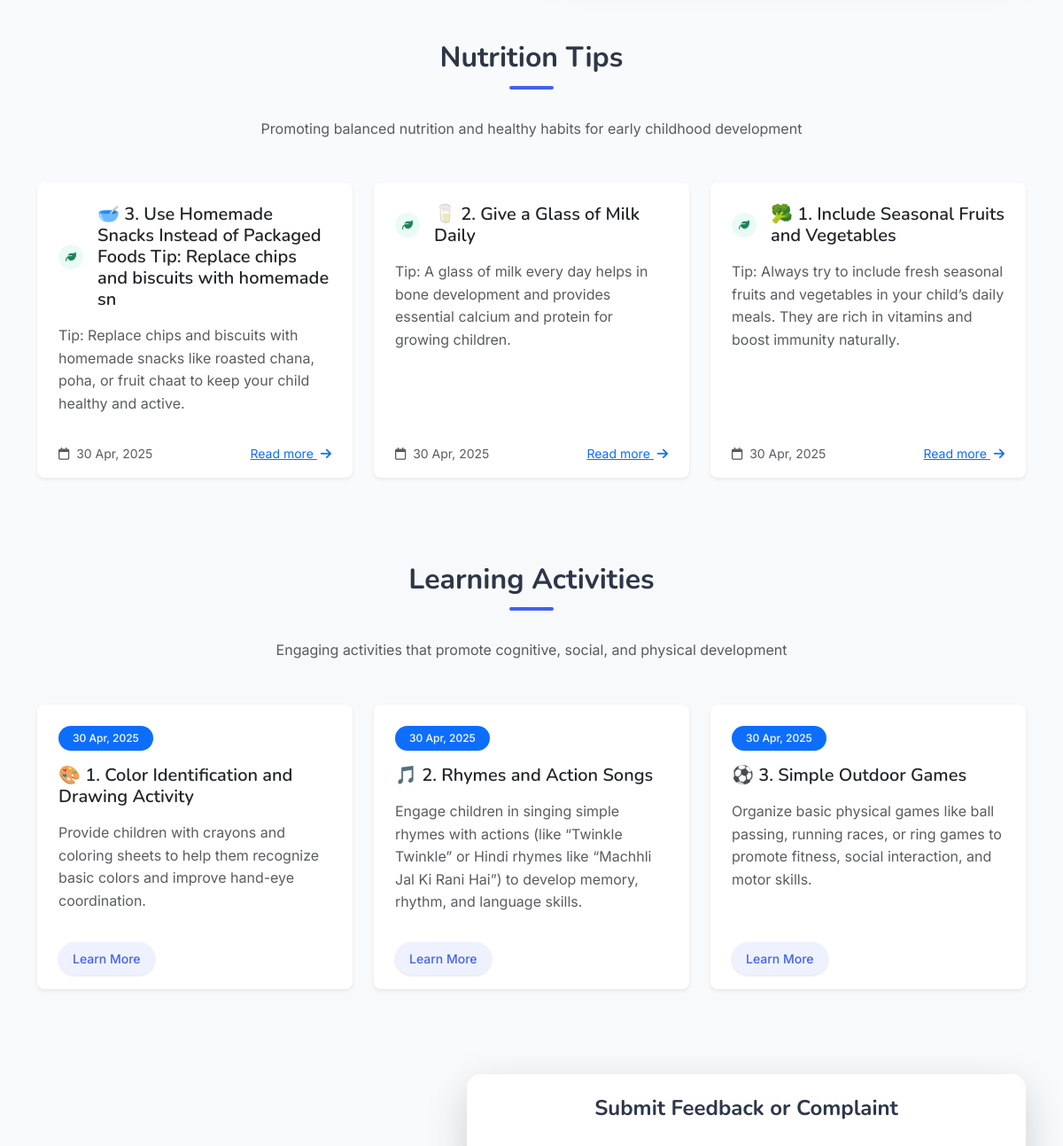
The app's page / (middle part), older data.
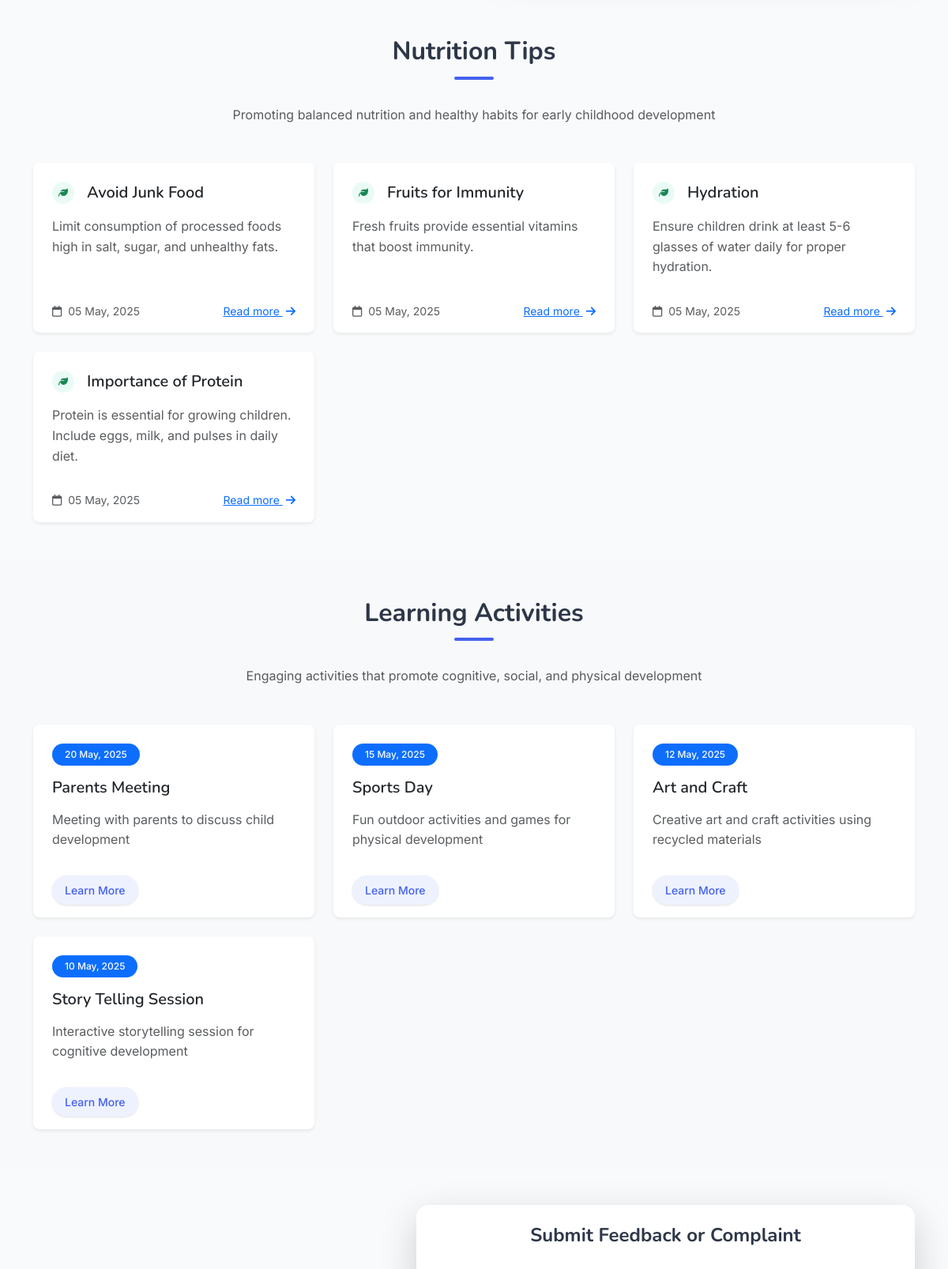
The same page, newer data.
### models.py (models this page shows)
class NutritionTip(db.Model):
    id = db.Column(db.Integer, primary_key=True, autoincrement=True)
    title = db.Column(db.String(100), nullable=False)
    content = db.Column(db.Text, nullable=False)
    user_id = db.Column(db.Integer, db.ForeignKey('user.id'), nullable=False)
    created_at = db.Column(db.DateTime, default=datetime.utcnow)
    updated_at = db.Column(db.DateTime, default=datetime.utcnow, onupdate=datetime.utcnow)
    is_active = db.Column(db.Boolean, default=True)

class Activity(db.Model):
    id = db.Column(db.Integer, primary_key=True, autoincrement=True)
    title = db.Column(db.String(100), nullable=False)
    description = db.Column(db.Text, nullable=False)
    date = db.Column(db.Date, nullable=False)
    user_id = db.Column(db.Integer, db.ForeignKey('user.id'), nullable=False)
    created_at = db.Column(db.DateTime, default=datetime.utcnow)
    updated_at = db.Column(db.DateTime, default=datetime.utcnow, onupdate=datetime.utcnow)
    is_active = db.Column(db.Boolean, default=True)

### routes/home.py (the view)
@home_bp.route('/')
def index():
    nutrition_tips = NutritionTip.query.filter_by(is_active=True).order_by(NutritionTip.created_at.desc()).limit(5).all()
    activities = Activity.query.filter_by(is_active=True).order_by(Activity.date.desc()).limit(5).all()
    complaint_form = ComplaintForm()
    return render_template('home/index.html',
                          nutrition_tips=nutrition_tips,
                          activities=activities,
                          complaint_form=complaint_form,
                          current_year=datetime.now().year)

### app.py (called while the page is built)
@app.context_processor
def inject_csrf_token():
    return dict(csrf_token=generate_csrf)

### templates/home/index.html (shortened to what this page needs)
{% extends 'base.html' %} {% block title %}Aaganshiksha - Home{% endblock %} {%
block content %}
<section class="py-5" id="nutrition-section">
  <div class="container">
    <div class="text-center mb-5">
      <h2 class="section-title text-center">Nutrition Tips</h2>
      <p class="text-muted">
        Promoting balanced nutrition and healthy habits for early childhood
        development
      </p>
    </div>
    <div class="row g-4">
      {% if nutrition_tips %} {% for tip in nutrition_tips %}
      <div
        class="col-lg-4 col-md-6 animate__animated animate__fadeInUp"
        style="animation-delay: {{ loop.index * 0.1 }}s;"
      >
        <div class="card h-100 border-0 shadow-sm hover-lift">
          <div class="card-body p-4">
            <div class="d-flex align-items-center mb-3">
              <span class="badge bg-soft-success p-2 rounded-circle me-3">
                <i class="fas fa-leaf text-success"></i>
              </span>
              <h5 class="card-title mb-0">{{ tip.title }}</h5>
            </div>
            <p class="card-text text-muted">{{ tip.content }}</p>
          </div>
          <div class="card-footer bg-transparent border-0 pb-3 px-4">
            <div class="d-flex justify-content-between align-items-center">
              <small class="text-muted"
                ><i class="far fa-calendar me-1"></i> {{
                tip.created_at.strftime('%d %b, %Y') }}</small
              >
              <a href="#" class="text-primary small"
                >Read more <i class="fas fa-arrow-right ms-1"></i
              ></a>
            </div>
          </div>
        </div>
      </div>
      {% endfor %} {% endif %}
    </div>
  </div>
</section>
<section class="py-5 bg-light" id="activity-section">
  <div class="container">
    <div class="text-center mb-5">
      <h2 class="section-title text-center">Learning Activities</h2>
      <p class="text-muted">
        Engaging activities that promote cognitive, social, and physical
        development
      </p>
    </div>
    <div class="row g-4">
      {% if activities %} {% for activity in activities %}
      <div
        class="col-lg-4 col-md-6 animate__animated animate__fadeInUp"
        style="animation-delay: {{ loop.index * 0.1 }}s;"
      >
        <div class="card h-100 border-0 shadow-sm hover-lift">
          <div class="card-body p-4">
            <div class="mb-3">
              <span class="badge bg-primary px-3 py-2 rounded-pill small"
                >{{ activity.date.strftime('%d %b, %Y') }}</span
              >
            </div>
            <h5 class="card-title mb-3">{{ activity.title }}</h5>
            <p class="card-text text-muted">{{ activity.description }}</p>
          </div>
          <div class="card-footer bg-transparent border-0 pb-3 px-4">
            <a href="#" class="btn btn-sm btn-soft-primary px-3 rounded-pill"
              >Learn More</a
            >
          </div>
        </div>
      </div>
      {% endfor %} {% endif %}
    </div>
  </div>
</section>
<section class="py-5" id="complaint-section">
  <div class="container">
    <div class="row g-5 align-items-center">
      <div class="col-lg-7 animate__animated animate__fadeInRight">
        <div class="card border-0 shadow-lg rounded-4">
          <div class="card-header bg-white p-4 border-0">
            <h4 class="mb-0 text-center fw-bold">
              Submit Feedback or Complaint
            </h4>
          </div>
          <div class="card-body p-4">
          </div>
        </div>
      </div>
    </div>
  </div>
</section>
{% endblock %}

### templates/base.html (shortened to what this page needs)
<!DOCTYPE html>
<html lang="en" data-bs-theme="light">
<head>
    <link href="https://cdn.jsdelivr.net/npm/bootstrap@5.3.0/dist/css/bootstrap.min.css" rel="stylesheet">
    <link rel="stylesheet" href="https://cdnjs.cloudflare.com/ajax/libs/font-awesome/6.4.0/css/all.min.css">
    <link rel="stylesheet" href="https://cdnjs.cloudflare.com/ajax/libs/animate.css/4.1.1/animate.min.css">
    <link rel="stylesheet" href="{{ url_for('static', filename='css/style.css') }}">
</head>
<body>
    <main class="py-4">
        {% block content %}{% endblock %}
    </main>
</body>
</html>

### static/css/style.css (style rules this page uses)
:root { --primary-color: #4361ee; --primary-light: #eef2ff; --secondary-color: #3f72af; --info-color: #3abff8; --success-color: #36d399; --warning-color: #fbbd23; --danger-color: #f87272; --light-color: #f8f9fa; --dark-color: #333333; --text-color: #4a5568; --border-radius: 0.5rem; --box-shadow: 0 4px 6px -1px rgba(0, 0, 0, 0.1), 0 2px 4px -1px rgba(0, 0, 0, 0.06); --transition: all 0.3s ease; }
body { min-height: 100vh; display: flex; flex-direction: column; font-family: 'Inter', -apple-system, BlinkMacSystemFont, 'Segoe UI', Roboto, Oxygen, Ubuntu, Cantarell, 'Open Sans', 'Helvetica Neue', sans-serif; color: var(--text-color); background-color: #f9fafb; line-height: 1.6; }
main { flex: 1; }
h1, h2, h3, h4, h5, h6 { font-family: 'Nunito', -apple-system, BlinkMacSystemFont, 'Segoe UI', Roboto, Oxygen, Ubuntu, Cantarell, 'Open Sans', 'Helvetica Neue', sans-serif; font-weight: 600; color: #2d3748; }
a { transition: var(--transition); }
.btn { border-radius: var(--border-radius); padding: 0.5rem 1.25rem; font-weight: 500; transition: var(--transition); box-shadow: 0 1px 3px rgba(0,0,0,0.12); }
.btn-soft-primary { background-color: var(--primary-light); color: var(--primary-color); border: none; }
.bg-soft-success { background-color: rgba(54, 211, 153, 0.1) !important; }
.card { border: none; border-radius: var(--border-radius); box-shadow: var(--box-shadow); transition: var(--transition); overflow: hidden; }
.card-header { background-color: white; border-bottom: 1px solid rgba(0, 0, 0, 0.05); padding: 1.25rem 1.5rem; font-weight: 600; }
.card-body { padding: 1.5rem; }
section { padding: 4rem 0; }
.section-title { position: relative; margin-bottom: 2rem; padding-bottom: 1rem; font-weight: 700; }
.section-title::after { content: ''; position: absolute; left: 0; bottom: 0; width: 50px; height: 4px; border-radius: 2px; background-color: var(--primary-color); }
.text-center .section-title::after { left: 50%; transform: translateX(-50%); }
.badge { padding: 0.5em 0.75em; font-weight: 500; border-radius: 0.25rem; }

Row changes from the older to the newer data that the page shows:
removed NutritionTip: title "🥣 3. Use Homemade Snacks Instead of Packaged Foods Tip: Replace chips and biscuits with homemade sn", content "Tip: Replace chips and biscuits with homemade snacks like roasted chana, poha, or fruit chaat to keep your child healthy and active.", created_at "30 Apr, 2025"
removed NutritionTip: title "🥛 2. Give a Glass of Milk Daily", content "Tip: A glass of milk every day helps in bone development and provides essential calcium and protein for growing children.", created_at "30 Apr, 2025"
removed NutritionTip: title "🥦 1. Include Seasonal Fruits and Vegetables", content "Tip: Always try to include fresh seasonal fruits and vegetables in your child’s daily meals. They are rich in vitamins and boost immunity naturally.", created_at "30 Apr, 2025"
removed Activity: date "30 Apr, 2025", title "🎨 1. Color Identification and Drawing Activity", description "Provide children with crayons and coloring sheets to help them recognize basic colors and improve hand-eye coordination."
removed Activity: date "30 Apr, 2025", title "🎵 2. Rhymes and Action Songs", description "Engage children in singing simple rhymes with actions (like “Twinkle Twinkle” or Hindi rhymes like “Machhli Jal Ki Rani Hai”) to develop memory, rhythm, and language skills."
removed Activity: date "30 Apr, 2025", title "⚽ 3. Simple Outdoor Games", description "Organize basic physical games like ball passing, running races, or ring games to promote fitness, social interaction, and motor skills."
added NutritionTip: title "Avoid Junk Food", content "Limit consumption of processed foods high in salt, sugar, and unhealthy fats.", created_at "05 May, 2025"
added NutritionTip: title "Fruits for Immunity", content "Fresh fruits provide essential vitamins that boost immunity.", created_at "05 May, 2025"
added NutritionTip: title "Hydration", content "Ensure children drink at least 5-6 glasses of water daily for proper hydration.", created_at "05 May, 2025"
added NutritionTip: title "Importance of Protein", content "Protein is essential for growing children. Include eggs, milk, and pulses in daily diet.", created_at "05 May, 2025"
added Activity: date "20 May, 2025", title "Parents Meeting", description "Meeting with parents to discuss child development"
added Activity: date "15 May, 2025", title "Sports Day", description "Fun outdoor activities and games for physical development"
added Activity: date "12 May, 2025", title "Art and Craft", description "Creative art and craft activities using recycled materials"
added Activity: date "10 May, 2025", title "Story Telling Session", description "Interactive storytelling session for cognitive development"
